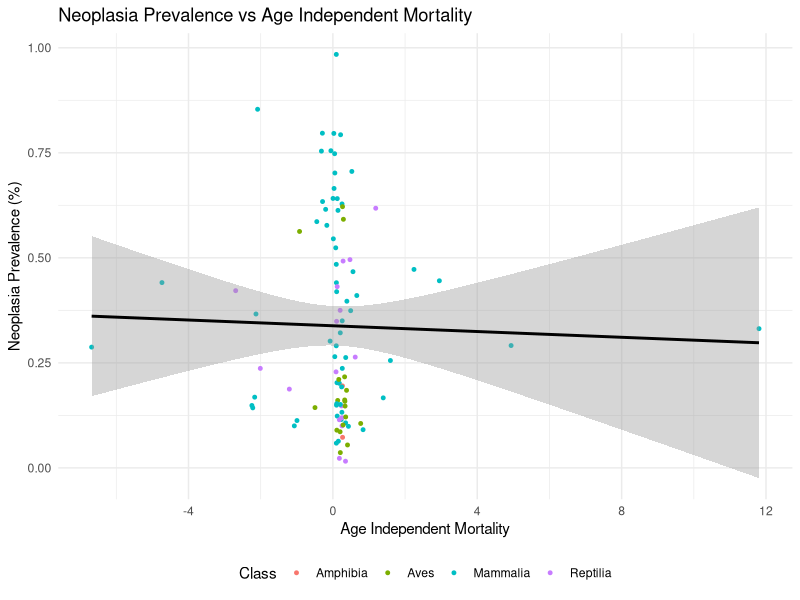
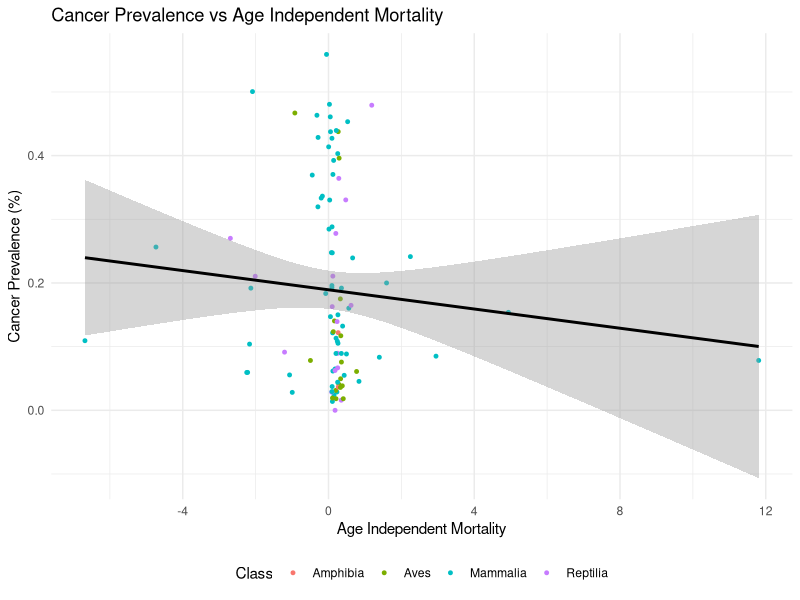

These figures' R source, in order:
# Load libraries
library(ggplot2)
library(dplyr)

data <- read.csv("Fall 2025/Siler/siler_parameters_all_species.csv")


# Scatterplot with linear regression line
ggplot(data, aes(x = a2, y = neoplasia_prevalence, color = Class)) +
  geom_point(alpha = 1, size = 1) +  # points
  geom_smooth(method = "lm", se = TRUE, color = "black") +   # regression line
  theme_minimal() +
  labs(
    x = "Age Independent Mortality",
    y = "Neoplasia Prevalence (%)",
    color = "Class", 
    title = "Neoplasia Prevalence vs Age Independent Mortality"
  ) +
  theme(legend.position = "bottom") 


# Run the linear model
neoplasia_model <- lm(neoplasia_prevalence ~ a2, data = data)

# See results
summary(neoplasia_model)


# Scatterplot with linear regression line
ggplot(data, aes(x = a2, y = cancer_prevalence, color = Class)) +
  geom_point(alpha = 1, size = 1) +  # points
  geom_smooth(method = "lm", se = TRUE, color = "black") +   # regression line
  theme_minimal() +
  labs(
    x = "Age Independent Mortality",
    y = "Cancer Prevalence (%)",
    color = "Class", 
    title = "Cancer Prevalence vs Age Independent Mortality"
  ) +
  theme(legend.position = "bottom") 


# Run the linear model
cancer_model <- lm(cancer_prevalence ~ a2, data = data)

# See results
summary(cancer_model)
